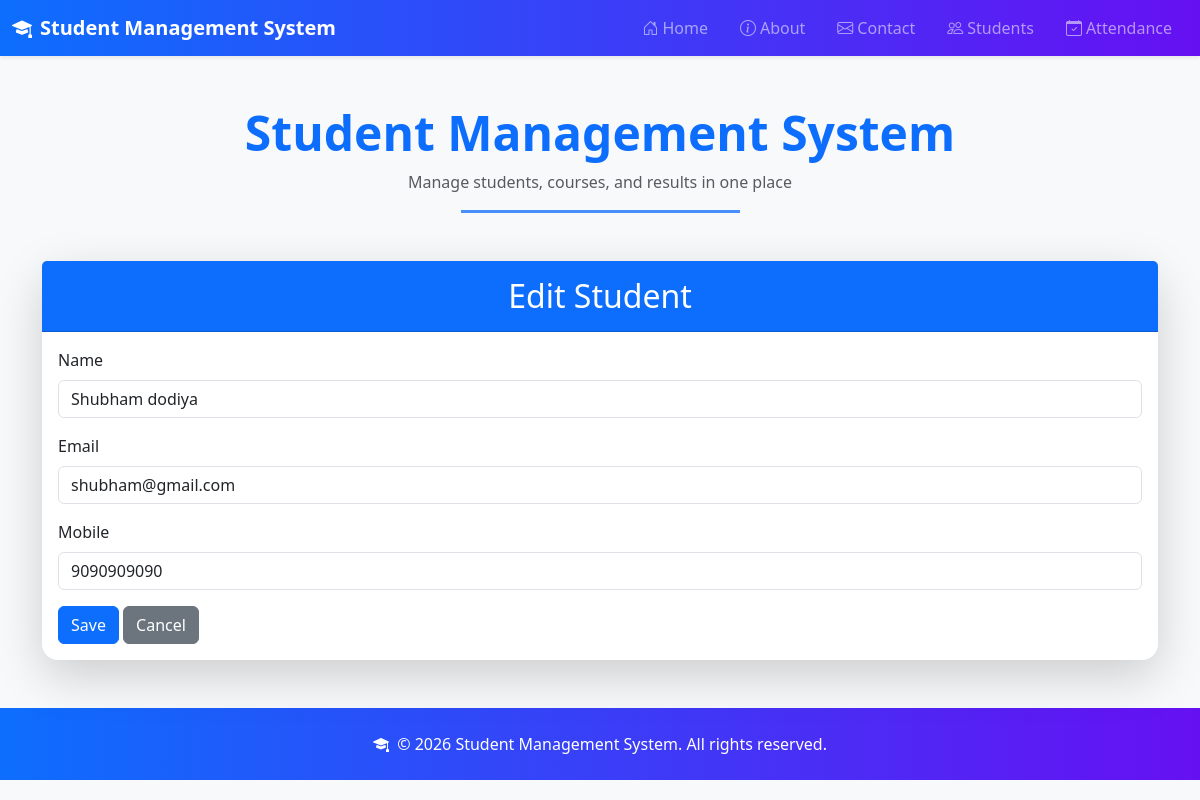
The page /student/edit/2/ on the database its author committed.
### student/models.py (models this page shows, shortened)
class Student(models.Model):
    name = models.CharField(max_length=100)
    email = models.EmailField()
    mobile = models.CharField(max_length=15)

### student/views.py (the view)
# urls.py: path('student/edit/<int:id>/', views.student_edit, name='student_edit'),
def student_edit(request, id):
    student = get_object_or_404(Student, id=id)
    if request.method == 'POST':
        student.name = request.POST.get('name', '').strip()
        student.email = request.POST.get('email', '').strip()
        student.mobile = request.POST.get('mobile', '').strip()
        student.save()
        return redirect('studentList')
    return render(request, 'student_crud/edit.html', {'student': student})

### student/Template/student_crud/edit.html (shortened to what this page needs)
{% extends 'base.html' %}
{% block content %}
<div class="card shadow-lg border-0 rounded-4">
    <div class="card-header bg-primary text-white text-center py-3">
        <h2 class="mb-0">Edit Student</h2>
    </div>
    <div class="card-body">
        <form method="post">
            <div class="mb-3">
                <label for="name" class="form-label">Name</label>
                <input type="text" id="name" name="name" class="form-control" value="{{ student.name }}" required>
            </div>
            <div class="mb-3">
                <label for="email" class="form-label">Email</label>
                <input type="email" id="email" name="email" class="form-control" value="{{ student.email }}" required>
            </div>
            <div class="mb-3">
                <label for="mobile" class="form-label">Mobile</label>
                <input type="text" id="mobile" name="mobile" class="form-control" value="{{ student.mobile }}" required>
            </div>
            <button type="submit" class="btn btn-primary">Save</button>
            <a href="{% url 'studentList' %}" class="btn btn-secondary">Cancel</a>
        </form>
    </div>
</div>
{% endblock %}

### rows shown on the page
Student: name "Shubham dodiya", email "shubham@gmail.com", mobile "9090909090"
